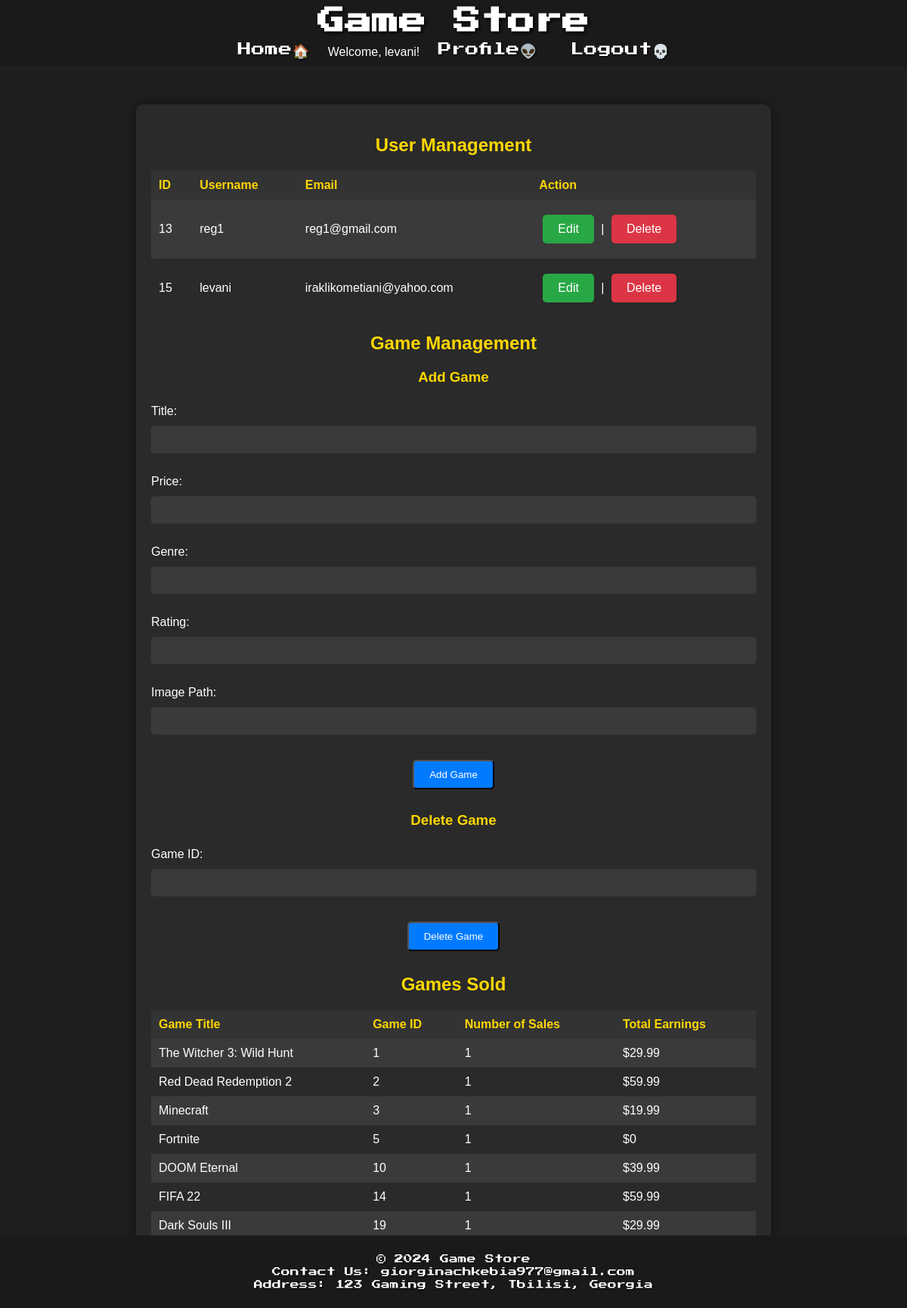
Page /admin.php (signed in) on the committed database.
### tables this page shows
CREATE TABLE `users` (
  `id` int(11) NOT NULL,
  `username` varchar(50) NOT NULL,
  `password` varchar(255) NOT NULL,
  `email` varchar(100) NOT NULL
);

CREATE TABLE `games` (
  `id` int(11) NOT NULL,
  `title` varchar(100) NOT NULL,
  `price` decimal(10,2) NOT NULL,
  `image` varchar(1000) NOT NULL,
  `genre` varchar(50) DEFAULT NULL,
  `rating` varchar(10) DEFAULT NULL,
  `purchased` tinyint(1) DEFAULT 0
);

### admin.php (the view, shortened to what this page needs)
<?php
include 'header.php';
include 'db.php';
$sql_games_sold = "SELECT game_id, COUNT(*) AS num_sold FROM Purchases GROUP BY game_id";
$result_games_sold = $conn->query($sql_games_sold);
$games_sold = array();
if ($result_games_sold->num_rows > 0) {
    while ($row = $result_games_sold->fetch_assoc()) {
        $games_sold[$row['game_id']] = $row['num_sold'];
    }
}
$sql = "SELECT * FROM Users";
$result = $conn->query($sql);
?>
<!DOCTYPE html>
<html lang="en">
<head>
    <link rel="stylesheet" href="css/admin.css">
</head>
<body>
    <div class="content">
        <h2>User Management</h2>
        <table class="users-table">
            <tr>
                <th>ID</th>
                <th>Username</th>
                <th>Email</th>
                <th>Action</th>
            </tr>
            <?php
            if ($result->num_rows > 0) {
                while ($row = $result->fetch_assoc()) {
                    echo "<tr>";
                    echo "<td>" . $row['id'] . "</td>";
                    echo "<td>" . $row['username'] . "</td>";
                    echo "<td>" . $row['email'] . "</td>";
                    echo "<td><a href='edit_user.php?id=" . $row['id'] . "' class='btn edit-btn'>Edit</a> | <a href='delete_user.php?id=" . $row['id'] . "' class='btn delete-btn'>Delete</a></td>";
                    echo "</tr>";
                }
            } else {
                echo "<tr><td colspan='4'>No users found.</td></tr>";
            }
            ?>
        </table>
        <h2>Game Management</h2>
        <h3>Add Game</h3>
        <form action="admin.php" method="post" class="form-style">
            <label for="title">Title:</label>
            <input type="text" id="title" name="title" required><br>
            <label for="price">Price:</label>
            <input type="text" id="price" name="price" required><br>
            <label for="genre">Genre:</label>
            <input type="text" id="genre" name="genre" required><br>
            <label for="rating">Rating:</label>
            <input type="text" id="rating" name="rating" required><br>
            <label for="image">Image Path:</label>
            <input type="text" id="image" name="image" required><br>
            <button type="submit" class="btn">Add Game</button>
        </form>
        <h3>Delete Game</h3>
        <form action="admin.php" method="post" class="form-style">
            <label for="game_id">Game ID:</label>
            <input type="text" id="game_id" name="game_id" required><br>
            <button type="submit" class="btn">Delete Game</button>
        </form>
        <h2>Games Sold</h2>
        <table class="sales-table">
    <tr>
        <th>Game Title</th>
        <th>Game ID</th>
        <th>Number of Sales</th>
        <th>Total Earnings</th>
    </tr>
    <?php
    foreach ($games_sold as $game_id => $num_sold) {
        $sql_game_info = "SELECT title, price FROM Games WHERE id='$game_id'";
        $result_game_info = $conn->query($sql_game_info);
        if ($result_game_info->num_rows == 1) {
            $row_game_info = $result_game_info->fetch_assoc();
            $game_title = $row_game_info['title'];
            $game_price = $row_game_info['price'];
            $total_earnings = $num_sold * $game_price;
            echo "<tr>";
            echo "<td>" . $game_title . "</td>";
            echo "<td>" . $game_id . "</td>";
            echo "<td>" . $num_sold . "</td>";
            echo "<td>$" . $total_earnings . "</td>";
            echo "</tr>";
        }
    }
    ?>
</table>
    </div>
</body>
</html>
<?php include 'footer.php'; ?>

### css/admin.css (style rules this page uses)
body { font-family: Arial, sans-serif; background-color: #1f1f1f; color: #fff; margin: 0; padding: 0; }
.content { width: 80%; max-width: 800px; margin: 50px auto; padding: 20px; background-color: #2a2a2a; border-radius: 10px; box-shadow: 0 0 20px rgba(0, 0, 0, 0.5); }
h2, h3 { color: #FFD700; margin-bottom: 20px; text-align: center; }
table { width: 100%; border-collapse: collapse; margin-bottom: 20px; }
table th, table td { padding: 10px; text-align: left; }
table th { background-color: #333; color: #FFD700; }
table tr:nth-child(even) { background-color: #3a3a3a; }
.btn { display: inline-block; padding: 10px 20px; margin: 10px 5px; background-color: #007bff; color: #fff; text-decoration: none; border-radius: 5px; transition: background-color 0.3s; text-align: center; }
.edit-btn { background-color: #28a745; }
.delete-btn { background-color: #dc3545; }
.form-style { display: flex; flex-direction: column; align-items: center; margin-bottom: 20px; }
.form-style label { width: 100%; margin: 5px 0; }
.form-style input { width: calc(100% - 20px); padding: 10px; margin: 5px 0; border: 1px solid #333; border-radius: 5px; background-color: #3a3a3a; color: #fff; }

### rows in the picture
users: id "13", username "reg1", email "reg1@gmail.com"
users: id "15", username "levani", email "iraklikometiani@yahoo.com"
games: title "The Witcher 3: Wild Hunt", game_id "1", num_sold "1", price "29.99"
games: title "Red Dead Redemption 2", game_id "2", num_sold "1", price "59.99"
games: title "Minecraft", game_id "3", num_sold "1", price "19.99"
games: title "Fortnite", game_id "5", num_sold "1", price "0"
games: title "DOOM Eternal", game_id "10", num_sold "1", price "39.99"
games: title "FIFA 22", game_id "14", num_sold "1", price "59.99"
games: title "Dark Souls III", game_id "19", num_sold "1", price "29.99"

### other values in the picture
$_SESSION['username'] "levani"
